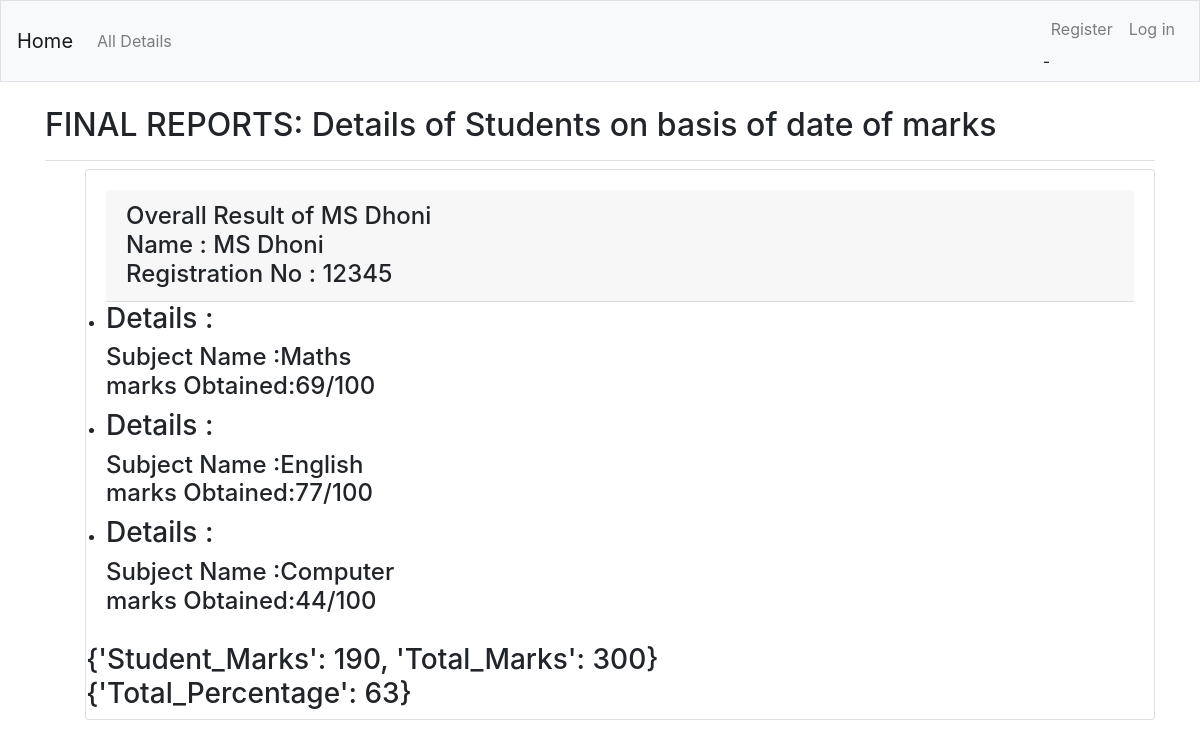
Page /detail1/12345/ on the committed database.
### case2/models.py (models this page shows, shortened)
class Student(models.Model):
    id=models.AutoField(primary_key=True)
    registrationno=models.CharField(max_length=10)
    rollno=models.IntegerField()
    name=models.CharField(max_length=200)
    gender=models.CharField(max_length=100)
    address=models.TextField()
    parentcontactno=models.IntegerField()
    DOA=models.DateField()
    DOB=models.DateField()
    classname=models.CharField(max_length=100)
    Section=models.CharField(max_length=100)
    owner = models.ForeignKey(User,on_delete=models.CASCADE)
    class Meta:
        verbose_name_plural='Students'
    def __str__(self):
        return self.name

class Result(models.Model):
    registrationno=models.CharField(max_length=10)
    subjectname=models.CharField(max_length=200)
    marksobtained=models.IntegerField()
    passmarks=models.IntegerField()
    maximummarks=models.IntegerField()
    result=models.CharField(max_length=10)
    owner = models.ForeignKey(User,on_delete=models.CASCADE)
    class Meta:
        verbose_name_plural='Results'

### case2/views.py (the view)
# urls.py: path('detail1/<str:registrationno_1>/',views.detail1,name='detail1'),
def detail1(request,registrationno_1):
    sum=Result.objects.filter(registrationno=registrationno_1).aggregate(
        Student_Marks=Sum('marksobtained'),
        Total_Marks=Sum('maximummarks')
        )
    sum1=Result.objects.filter(registrationno=registrationno_1).aggregate(
        Total_Percentage=Sum('marksobtained')*100/Sum('maximummarks'))
    s=sum1.get('Total_Percentage')
    detail1=Student.objects.get(registrationno=registrationno_1)
    results = Result.objects.filter(registrationno=registrationno_1)
    students= Student.objects.filter(registrationno=registrationno_1)
    context={'results': results,'students':students,'sum':sum,'sum1':sum1}
    return render(request,'detail1.html',context)

### case2/templates/detail1.html (shortened to what this page needs)
{% extends 'staff_templates/base.html' %}
{% load bootstrap4 %}
{% load mathfilters %}
{% block page_header %}
<h2>FINAL REPORTS: Details of Students on basis of date of marks</h2>
{% endblock page_header %}
{% block content %}
<div>
   {% if results %}
      <ul>
         <div class="card mb-3">
            {% for y in students %}
            <div class="card-body">
            <h4 class="card-header">
               Overall Result of {{y}}<br>
               Name : {{y.name}}<br>
               Registration No : {{y.registrationno}}<br>
            </h4>
         {% for k in results %}
         <li>
            <h3>Details : <br>
            </h3>
            <h4>
               Subject Name :{{k.subjectname}} <br>
               marks Obtained:{{k.marksobtained}}/{{k.maximummarks}}<br>
            </h4>
            </li>
        {% endfor %}
            </div>
            <h3>{{sum}} <br>{{sum1}}
            </h3>
      {% endfor %}
          </div>
      </ul>
   {% endif %}
</div>
{% endblock content %}

### rows in the picture
Student: name "MS Dhoni", registrationno "12345", sum "{'Student_Marks': 190, 'Total_Marks': 300}", sum1 "{'Total_Percentage': 63}"
Result: subjectname "Maths", marksobtained "69", maximummarks "100"
Result: subjectname "English", marksobtained "77", maximummarks "100"
Result: subjectname "Computer", marksobtained "44", maximummarks "100"
